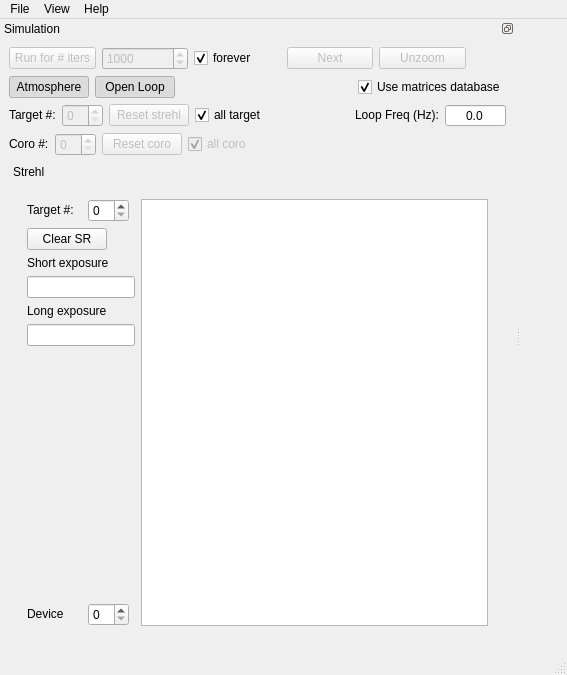
<?xml version="1.0" encoding="UTF-8"?>
<ui version="4.0">
 <class>MainWindow</class>
 <widget class="QMainWindow" name="MainWindow">
  <property name="geometry">
   <rect>
    <x>0</x>
    <y>0</y>
    <width>567</width>
    <height>675</height>
   </rect>
  </property>
  <property name="sizePolicy">
   <sizepolicy hsizetype="Preferred" vsizetype="Preferred">
    <horstretch>0</horstretch>
    <verstretch>0</verstretch>
   </sizepolicy>
  </property>
  <property name="windowTitle">
   <string>MainWindow</string>
  </property>
  <widget class="QWidget" name="centralwidget">
   <property name="sizePolicy">
    <sizepolicy hsizetype="Preferred" vsizetype="Preferred">
     <horstretch>0</horstretch>
     <verstretch>0</verstretch>
    </sizepolicy>
   </property>
  </widget>
  <widget class="QMenuBar" name="menubar">
   <property name="geometry">
    <rect>
     <x>0</x>
     <y>0</y>
     <width>567</width>
     <height>19</height>
    </rect>
   </property>
   <widget class="QMenu" name="menuFile">
    <property name="title">
     <string>File</string>
    </property>
    <addaction name="actionOpen_config_file"/>
    <addaction name="separator"/>
    <addaction name="actionQuit"/>
    <addaction name="separator"/>
   </widget>
   <widget class="QMenu" name="menuHelp">
    <property name="title">
     <string>Help</string>
    </property>
    <addaction name="wao_actionHelp_Contents"/>
    <addaction name="actionAbout_widget_ao"/>
   </widget>
   <widget class="QMenu" name="menuMenu">
    <property name="title">
     <string>View</string>
    </property>
    <addaction name="actionShow_Pyramid_Tools"/>
    <addaction name="actionPSF_Log_Scale"/>
    <addaction name="actionStats_in_Terminal"/>
    <addaction name="actionAuto_Scale"/>
   </widget>
   <addaction name="menuFile"/>
   <addaction name="menuMenu"/>
   <addaction name="menuHelp"/>
  </widget>
  <widget class="QStatusBar" name="statusbar"/>
  <widget class="QDockWidget" name="wao_SimuDock">
   <property name="sizePolicy">
    <sizepolicy hsizetype="MinimumExpanding" vsizetype="MinimumExpanding">
     <horstretch>0</horstretch>
     <verstretch>0</verstretch>
    </sizepolicy>
   </property>
   <property name="features">
    <set>QDockWidget::DockWidgetFeature::DockWidgetFloatable|QDockWidget::DockWidgetFeature::DockWidgetMovable</set>
   </property>
   <property name="windowTitle">
    <string>Simulation</string>
   </property>
   <attribute name="dockWidgetArea">
    <number>1</number>
   </attribute>
   <widget class="QWidget" name="dockWidgetContents">
    <layout class="QVBoxLayout" name="verticalLayout_19">
     <item>
      <layout class="QHBoxLayout" name="horizontalLayout">
       <item>
        <widget class="QPushButton" name="wao_run">
         <property name="enabled">
          <bool>false</bool>
         </property>
         <property name="sizePolicy">
          <sizepolicy hsizetype="Preferred" vsizetype="Fixed">
           <horstretch>0</horstretch>
           <verstretch>0</verstretch>
          </sizepolicy>
         </property>
         <property name="text">
          <string>Run for # iters</string>
         </property>
        </widget>
       </item>
       <item>
        <widget class="QSpinBox" name="wao_nbiters">
         <property name="enabled">
          <bool>false</bool>
         </property>
         <property name="sizePolicy">
          <sizepolicy hsizetype="Preferred" vsizetype="Fixed">
           <horstretch>0</horstretch>
           <verstretch>0</verstretch>
          </sizepolicy>
         </property>
         <property name="maximum">
          <number>100000</number>
         </property>
         <property name="value">
          <number>1000</number>
         </property>
        </widget>
       </item>
       <item>
        <widget class="QCheckBox" name="wao_forever">
         <property name="sizePolicy">
          <sizepolicy hsizetype="Preferred" vsizetype="Fixed">
           <horstretch>0</horstretch>
           <verstretch>0</verstretch>
          </sizepolicy>
         </property>
         <property name="text">
          <string>forever</string>
         </property>
         <property name="checked">
          <bool>true</bool>
         </property>
        </widget>
       </item>
       <item>
        <widget class="QPushButton" name="wao_next">
         <property name="enabled">
          <bool>false</bool>
         </property>
         <property name="sizePolicy">
          <sizepolicy hsizetype="Preferred" vsizetype="Fixed">
           <horstretch>0</horstretch>
           <verstretch>0</verstretch>
          </sizepolicy>
         </property>
         <property name="text">
          <string>Next</string>
         </property>
        </widget>
       </item>
       <item>
        <widget class="QPushButton" name="wao_unzoom">
         <property name="enabled">
          <bool>false</bool>
         </property>
         <property name="sizePolicy">
          <sizepolicy hsizetype="Preferred" vsizetype="Fixed">
           <horstretch>0</horstretch>
           <verstretch>0</verstretch>
          </sizepolicy>
         </property>
         <property name="text">
          <string>Unzoom</string>
         </property>
        </widget>
       </item>
       <item>
        <spacer name="horizontalSpacer_5">
         <property name="sizePolicy">
          <sizepolicy hsizetype="Preferred" vsizetype="Minimum">
           <horstretch>0</horstretch>
           <verstretch>0</verstretch>
          </sizepolicy>
         </property>
         <property name="orientation">
          <enum>Qt::Orientation::Horizontal</enum>
         </property>
         <property name="sizeType">
          <enum>QSizePolicy::Policy::Preferred</enum>
         </property>
         <property name="sizeHint" stdset="0">
          <size>
           <width>40</width>
           <height>20</height>
          </size>
         </property>
        </spacer>
       </item>
      </layout>
     </item>
     <item>
      <layout class="QHBoxLayout" name="button_disp">
       <item>
        <widget class="QPushButton" name="wao_atmosphere">
         <property name="sizePolicy">
          <sizepolicy hsizetype="Preferred" vsizetype="Fixed">
           <horstretch>0</horstretch>
           <verstretch>0</verstretch>
          </sizepolicy>
         </property>
         <property name="text">
          <string>Atmosphere</string>
         </property>
         <property name="checkable">
          <bool>true</bool>
         </property>
         <property name="checked">
          <bool>true</bool>
         </property>
        </widget>
       </item>
       <item>
        <widget class="QPushButton" name="wao_open_loop">
         <property name="text">
          <string>Open Loop</string>
         </property>
         <property name="checkable">
          <bool>true</bool>
         </property>
         <property name="checked">
          <bool>true</bool>
         </property>
        </widget>
       </item>
       <item>
        <spacer name="horizontalSpacer_4">
         <property name="sizePolicy">
          <sizepolicy hsizetype="Minimum" vsizetype="Minimum">
           <horstretch>0</horstretch>
           <verstretch>0</verstretch>
          </sizepolicy>
         </property>
         <property name="orientation">
          <enum>Qt::Orientation::Horizontal</enum>
         </property>
         <property name="sizeHint" stdset="0">
          <size>
           <width>40</width>
           <height>20</height>
          </size>
         </property>
        </spacer>
       </item>
       <item>
        <widget class="QCheckBox" name="wao_useDatabase">
         <property name="sizePolicy">
          <sizepolicy hsizetype="Preferred" vsizetype="Fixed">
           <horstretch>0</horstretch>
           <verstretch>0</verstretch>
          </sizepolicy>
         </property>
         <property name="text">
          <string>Use matrices database</string>
         </property>
         <property name="checked">
          <bool>true</bool>
         </property>
        </widget>
       </item>
      </layout>
     </item>
     <item>
      <layout class="QHBoxLayout" name="button_tar">
       <item>
        <widget class="QLabel" name="label_59">
         <property name="sizePolicy">
          <sizepolicy hsizetype="Preferred" vsizetype="Fixed">
           <horstretch>0</horstretch>
           <verstretch>0</verstretch>
          </sizepolicy>
         </property>
         <property name="text">
          <string>Target #:</string>
         </property>
        </widget>
       </item>
       <item>
        <widget class="QSpinBox" name="wao_resetSR_tarNum">
         <property name="enabled">
          <bool>false</bool>
         </property>
         <property name="sizePolicy">
          <sizepolicy hsizetype="Preferred" vsizetype="Fixed">
           <horstretch>0</horstretch>
           <verstretch>0</verstretch>
          </sizepolicy>
         </property>
        </widget>
       </item>
       <item>
        <widget class="QPushButton" name="wao_resetSR">
         <property name="enabled">
          <bool>false</bool>
         </property>
         <property name="sizePolicy">
          <sizepolicy hsizetype="Preferred" vsizetype="Fixed">
           <horstretch>0</horstretch>
           <verstretch>0</verstretch>
          </sizepolicy>
         </property>
         <property name="text">
          <string>Reset strehl</string>
         </property>
        </widget>
       </item>
       <item>
        <widget class="QCheckBox" name="wao_allTarget">
         <property name="sizePolicy">
          <sizepolicy hsizetype="Preferred" vsizetype="Fixed">
           <horstretch>0</horstretch>
           <verstretch>0</verstretch>
          </sizepolicy>
         </property>
         <property name="text">
          <string>all target</string>
         </property>
         <property name="checked">
          <bool>true</bool>
         </property>
        </widget>
       </item>
       <item>
        <spacer name="horizontalSpacer_2">
         <property name="sizePolicy">
          <sizepolicy hsizetype="Minimum" vsizetype="Minimum">
           <horstretch>0</horstretch>
           <verstretch>0</verstretch>
          </sizepolicy>
         </property>
         <property name="orientation">
          <enum>Qt::Orientation::Horizontal</enum>
         </property>
         <property name="sizeHint" stdset="0">
          <size>
           <width>40</width>
           <height>20</height>
          </size>
         </property>
        </spacer>
       </item>
       <item>
        <widget class="QLabel" name="label_5">
         <property name="sizePolicy">
          <sizepolicy hsizetype="Preferred" vsizetype="Fixed">
           <horstretch>0</horstretch>
           <verstretch>0</verstretch>
          </sizepolicy>
         </property>
         <property name="text">
          <string>Loop Freq (Hz):</string>
         </property>
         <property name="alignment">
          <set>Qt::AlignmentFlag::AlignRight|Qt::AlignmentFlag::AlignTrailing|Qt::AlignmentFlag::AlignVCenter</set>
         </property>
        </widget>
       </item>
       <item>
        <widget class="QDoubleSpinBox" name="wao_currentFreq">
         <property name="sizePolicy">
          <sizepolicy hsizetype="Preferred" vsizetype="Fixed">
           <horstretch>0</horstretch>
           <verstretch>0</verstretch>
          </sizepolicy>
         </property>
         <property name="maximumSize">
          <size>
           <width>100</width>
           <height>16777215</height>
          </size>
         </property>
         <property name="alignment">
          <set>Qt::AlignmentFlag::AlignCenter</set>
         </property>
         <property name="readOnly">
          <bool>true</bool>
         </property>
         <property name="buttonSymbols">
          <enum>QAbstractSpinBox::ButtonSymbols::NoButtons</enum>
         </property>
         <property name="decimals">
          <number>1</number>
         </property>
         <property name="maximum">
          <double>1000000000.000000000000000</double>
         </property>
        </widget>
       </item>
      </layout>
     </item>
     <item>
      <layout class="QHBoxLayout" name="button_coro">
       <item>
        <widget class="QLabel" name="label_61">
         <property name="enabled">
          <bool>true</bool>
         </property>
         <property name="sizePolicy">
          <sizepolicy hsizetype="Preferred" vsizetype="Fixed">
           <horstretch>0</horstretch>
           <verstretch>0</verstretch>
          </sizepolicy>
         </property>
         <property name="text">
          <string>Coro #:</string>
         </property>
        </widget>
       </item>
       <item>
        <widget class="QSpinBox" name="wao_resetCoro_coroNum">
         <property name="enabled">
          <bool>false</bool>
         </property>
         <property name="sizePolicy">
          <sizepolicy hsizetype="Preferred" vsizetype="Fixed">
           <horstretch>0</horstretch>
           <verstretch>0</verstretch>
          </sizepolicy>
         </property>
        </widget>
       </item>
       <item>
        <widget class="QPushButton" name="wao_resetCoro">
         <property name="enabled">
          <bool>false</bool>
         </property>
         <property name="sizePolicy">
          <sizepolicy hsizetype="Preferred" vsizetype="Fixed">
           <horstretch>0</horstretch>
           <verstretch>0</verstretch>
          </sizepolicy>
         </property>
         <property name="text">
          <string>Reset coro</string>
         </property>
        </widget>
       </item>
       <item>
        <widget class="QCheckBox" name="wao_allCoro">
         <property name="enabled">
          <bool>false</bool>
         </property>
         <property name="sizePolicy">
          <sizepolicy hsizetype="Preferred" vsizetype="Fixed">
           <horstretch>0</horstretch>
           <verstretch>0</verstretch>
          </sizepolicy>
         </property>
         <property name="text">
          <string>all coro</string>
         </property>
         <property name="checked">
          <bool>true</bool>
         </property>
        </widget>
       </item>
       <item>
        <spacer name="horizontalSpacer_3">
         <property name="sizePolicy">
          <sizepolicy hsizetype="Minimum" vsizetype="Minimum">
           <horstretch>0</horstretch>
           <verstretch>0</verstretch>
          </sizepolicy>
         </property>
         <property name="orientation">
          <enum>Qt::Orientation::Horizontal</enum>
         </property>
         <property name="sizeHint" stdset="0">
          <size>
           <width>254</width>
           <height>20</height>
          </size>
         </property>
        </spacer>
       </item>
      </layout>
     </item>
     <item>
      <widget class="QDockWidget" name="wao_SRDock">
       <property name="enabled">
        <bool>true</bool>
       </property>
       <property name="sizePolicy">
        <sizepolicy hsizetype="MinimumExpanding" vsizetype="MinimumExpanding">
         <horstretch>0</horstretch>
         <verstretch>0</verstretch>
        </sizepolicy>
       </property>
       <property name="floating">
        <bool>false</bool>
       </property>
       <property name="features">
        <set>QDockWidget::DockWidgetFeature::NoDockWidgetFeatures</set>
       </property>
       <property name="allowedAreas">
        <set>Qt::DockWidgetArea::NoDockWidgetArea</set>
       </property>
       <property name="windowTitle">
        <string>Strehl</string>
       </property>
       <widget class="QWidget" name="dockWidgetContents_3">
        <layout class="QGridLayout" name="gridLayout_11">
         <item row="0" column="0">
          <widget class="QWidget" name="wao_Strehl" native="true">
           <property name="enabled">
            <bool>true</bool>
           </property>
           <layout class="QGridLayout" name="gridLayout_10">
            <property name="sizeConstraint">
             <enum>QLayout::SizeConstraint::SetDefaultConstraint</enum>
            </property>
            <item row="2" column="0" colspan="2">
             <widget class="QLabel" name="label_6">
              <property name="sizePolicy">
               <sizepolicy hsizetype="Fixed" vsizetype="Fixed">
                <horstretch>0</horstretch>
                <verstretch>0</verstretch>
               </sizepolicy>
              </property>
              <property name="text">
               <string>Short exposure</string>
              </property>
             </widget>
            </item>
            <item row="7" column="1">
             <widget class="QSpinBox" name="wao_deviceNumber">
              <property name="sizePolicy">
               <sizepolicy hsizetype="Fixed" vsizetype="Fixed">
                <horstretch>0</horstretch>
                <verstretch>0</verstretch>
               </sizepolicy>
              </property>
             </widget>
            </item>
            <item row="4" column="0" colspan="2">
             <widget class="QLabel" name="label_58">
              <property name="sizePolicy">
               <sizepolicy hsizetype="Fixed" vsizetype="Fixed">
                <horstretch>0</horstretch>
                <verstretch>0</verstretch>
               </sizepolicy>
              </property>
              <property name="text">
               <string>Long exposure</string>
              </property>
             </widget>
            </item>
            <item row="7" column="0">
             <widget class="QLabel" name="label_24">
              <property name="sizePolicy">
               <sizepolicy hsizetype="Fixed" vsizetype="Fixed">
                <horstretch>0</horstretch>
                <verstretch>0</verstretch>
               </sizepolicy>
              </property>
              <property name="text">
               <string>Device</string>
              </property>
             </widget>
            </item>
            <item row="5" column="0" colspan="2">
             <widget class="QLineEdit" name="wao_strehlLE">
              <property name="sizePolicy">
               <sizepolicy hsizetype="Fixed" vsizetype="Fixed">
                <horstretch>0</horstretch>
                <verstretch>0</verstretch>
               </sizepolicy>
              </property>
              <property name="readOnly">
               <bool>true</bool>
              </property>
             </widget>
            </item>
            <item row="3" column="0" colspan="2">
             <widget class="QLineEdit" name="wao_strehlSE">
              <property name="sizePolicy">
               <sizepolicy hsizetype="Fixed" vsizetype="Fixed">
                <horstretch>0</horstretch>
                <verstretch>0</verstretch>
               </sizepolicy>
              </property>
              <property name="readOnly">
               <bool>true</bool>
              </property>
             </widget>
            </item>
            <item row="6" column="0">
             <spacer name="verticalSpacer_2">
              <property name="orientation">
               <enum>Qt::Orientation::Vertical</enum>
              </property>
              <property name="sizeHint" stdset="0">
               <size>
                <width>20</width>
                <height>40</height>
               </size>
              </property>
             </spacer>
            </item>
            <item row="0" column="1">
             <widget class="QSpinBox" name="wao_dispSR_tar">
              <property name="enabled">
               <bool>true</bool>
              </property>
              <property name="sizePolicy">
               <sizepolicy hsizetype="Fixed" vsizetype="Fixed">
                <horstretch>0</horstretch>
                <verstretch>0</verstretch>
               </sizepolicy>
              </property>
             </widget>
            </item>
            <item row="0" column="0">
             <widget class="QLabel" name="label_60">
              <property name="sizePolicy">
               <sizepolicy hsizetype="Fixed" vsizetype="Fixed">
                <horstretch>0</horstretch>
                <verstretch>0</verstretch>
               </sizepolicy>
              </property>
              <property name="text">
               <string>Target #:</string>
              </property>
             </widget>
            </item>
            <item row="0" column="3" rowspan="8" colspan="2">
             <widget class="GraphicsLayoutWidget" name="wao_SRPlotWindow">
              <property name="sizePolicy">
               <sizepolicy hsizetype="Expanding" vsizetype="Expanding">
                <horstretch>0</horstretch>
                <verstretch>0</verstretch>
               </sizepolicy>
              </property>
             </widget>
            </item>
            <item row="1" column="0" colspan="2">
             <widget class="QPushButton" name="wao_clearSR">
              <property name="sizePolicy">
               <sizepolicy hsizetype="Fixed" vsizetype="Fixed">
                <horstretch>0</horstretch>
                <verstretch>0</verstretch>
               </sizepolicy>
              </property>
              <property name="text">
               <string>Clear SR</string>
              </property>
             </widget>
            </item>
           </layout>
          </widget>
         </item>
        </layout>
       </widget>
      </widget>
     </item>
    </layout>
   </widget>
  </widget>
  <action name="actionOpen_config_file">
   <property name="text">
    <string>Open config file</string>
   </property>
  </action>
  <action name="actionQuit">
   <property name="text">
    <string>quit</string>
   </property>
  </action>
  <action name="wao_actionHelp_Contents">
   <property name="checkable">
    <bool>false</bool>
   </property>
   <property name="text">
    <string>Help Contents</string>
   </property>
  </action>
  <action name="actionAbout_widget_ao">
   <property name="text">
    <string>About widget_ao</string>
   </property>
  </action>
  <action name="actionShow_Pyramid_Tools">
   <property name="checkable">
    <bool>true</bool>
   </property>
   <property name="text">
    <string>Show Pyramid Tools</string>
   </property>
  </action>
  <action name="actionPSF_Log_Scale">
   <property name="checkable">
    <bool>true</bool>
   </property>
   <property name="text">
    <string>PSF Log Scale</string>
   </property>
  </action>
  <action name="actionStats_in_Terminal">
   <property name="checkable">
    <bool>true</bool>
   </property>
   <property name="text">
    <string>Stats in Terminal</string>
   </property>
  </action>
  <action name="actionAuto_Scale">
   <property name="checkable">
    <bool>true</bool>
   </property>
   <property name="checked">
    <bool>true</bool>
   </property>
   <property name="text">
    <string>Auto Scale</string>
   </property>
  </action>
 </widget>
 <customwidgets>
  <customwidget>
   <class>GraphicsLayoutWidget</class>
   <extends>QGraphicsView</extends>
   <header>pyqtgraph</header>
  </customwidget>
 </customwidgets>
 <resources/>
 <connections/>
</ui>
